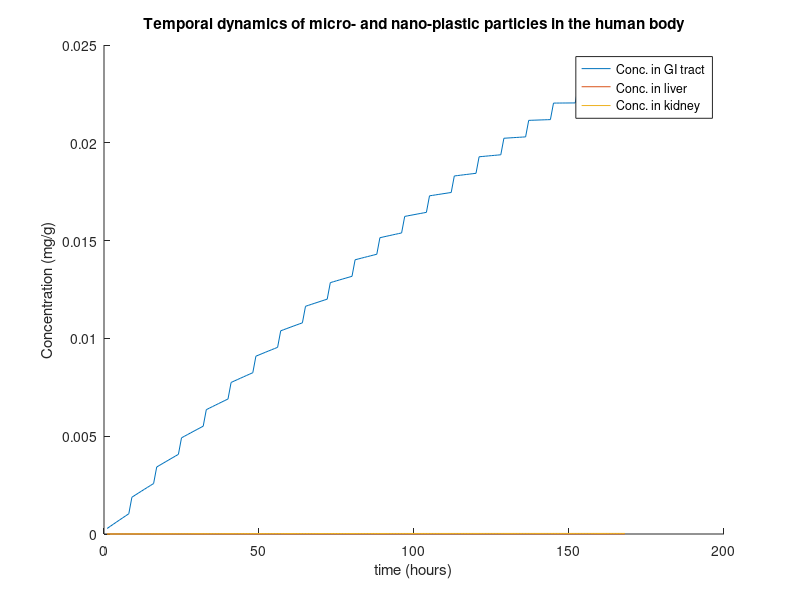

MATLAB code to generate this figure:
%Final Project
%Modelling concentrations of nanoplastic particles (50-100 nm diameter) in human blood
clearvars
close all
clc

%Contributions to field: 
% 1) determine rates of transfer of NPs from GI tract to specific organs using inverse modelling
% 2) compare modelled amounts to toxicity thresholds that have come out since Nor et al. (2021)

%define parameters - intake 
k_ingest = (883/24); %per hour; %median intake of 883 particles/day for adults (Nor et al., 2021); divided by 3 meals ~ 300 particles/meal 
k_inhale = (80/24); %per hour; (inhalation rate) = 9.7-26.7 m^3/day for an adult. 
% C(air) = 95th percentile is 4.28 particles/m3, Nor et al. (2021) used skew-normal distribution 
%to represent concentration of MP in air. 4 particles/m3 * 20 m^3/day. For an adult = 80 particles/day %50th
%percentile is 1.56 particles/m3

%define parameters - rate constants (particles/s) and probabilities
f_sizefraction = 1; %we are doing a specific size fraction of NPs. Calculate what fraction of ingested particles this accounts for
f_abs = 0.003; %0.2-0.45% of plastic in GI tract is absorbed into intestinal tissue and made available to the rest of the body
f_dep = 0.83; % 83% of particles deposited in nasopharyngeal cavity gets swallowed and ingested
f_liver = 0.2; f_kidney = 0.2; %vary the values of these parameters to see which partitioning coefficients agree with data 
f_rest = 1 - f_liver - f_kidney;

%define parameters - elimination (particles/s)
k_biliary = (0.61/24); %converted to per hour; %scenario-based analysis in Nor et al. (2021): 0, 0.067, 0.61, 8.30 d-1 
k_loss = (2/24); %stool frequency = 0.4-3 day-1 for an adult; converted to /hour
M_loss = (400/24); %per hour %stool mass = 51-796 g/person/day 
%plastic lost per day = M_loss * k_loss * concentration MP in stool
C_SS = 1; %steady-state concentration of nanoplastic in the gut (GI tract) -> is this simply y(1)? 

periods = 21; %one week; 21 8-hour periods; 3*8*7 = 21 8-hour periods in a week
timestep = 1; %1 hour
%define a function using all of these parameters that continuously adds
%additional particles based on when people breath and eat. See
%'climate_hysteresis' for example. Use this function in ode45

%set initial conditions
GI = 100; %initial amount ingested by the person, 10^6 particles for a mice study; scale down to something workable, e.g. 100. 
scalingfactor = 10^4; % Then multiply answers by 10^4
liver = 0; kidney = 0; rest = 0; tstart = 1; tend = 8;
Cgi = [];Cliver = [];Ckidney = [];Celse = []; totaltime = [];
%eating at regular intervals - assuming inhalation does not matter at the
%hourly timescale 
for m=1:1:periods %21 8-hour periods in a week
    %y(1) = Cgi, y(2) = Cheart, y(3) = Ckidney, y(4) = C in rest of body
    F=@(t,y) [(1-f_abs*f_sizefraction)*k_ingest+(1-f_abs)*(f_dep)*k_inhale + k_biliary*(y(2) + y(3) + y(4)) - k_loss*y(1)/M_loss; f_liver*f_abs*f_sizefraction*k_ingest + f_liver*f_abs*k_inhale*f_dep - k_biliary*y(2);f_kidney*f_abs*f_sizefraction*k_ingest + f_kidney*f_abs*k_inhale*f_dep - k_biliary*y(3);f_rest*f_abs*f_sizefraction*k_ingest + f_rest*f_abs*k_inhale*f_dep - k_biliary*y(4)];
    tspan = tstart:1:tend; 
    [t,y] = ode45(F,tspan,[GI;liver;kidney;rest]); 
    %error_tolerance = 1e-5;
    %set values for next period 
    %if mod(t,8) < error_tolerance

    %end of run means 8 hours have passed; set initial conditions for next
    %run
    GI = y(length(y(:,1)),1) + 300; %you ate another 300 pieces of nanoplastic
    liver = y(length(y(:,1)),2); %last entry of second column
    kidney = y(length(y(:,1)),3); 
    rest = y(length(y(:,1)),4); 

    %after every hour, append the concentrations & times to 
    %the existing vectors
    totaltime = [totaltime;t+8*(m-1)]; %for m = 2 (second 8-hour period), add 8 to whatever t is
    Cgi = [Cgi;y(:,1)]; Cliver = [Cliver;y(:,2)]; Ckidney = [Ckidney;y(:,3)]; 
end 

%one-time occupational exposure in addition to regular breathing and eating
%GI = 300 ingestion + a large number for inhalation

%at end of simulation, convert counts to ug, divide by mass of organ, and plot concentration of nanoplastic (ug/g) in each of the four
%locations in the human body over time
Cgi_mass = Cgi*10^-6*scalingfactor; %1 particle ~ 1 ng, * 10^-6 (mg) * 10^4 (particles) scaling factor 
Cliver_mass = Cliver*10^-6*scalingfactor; %mg
Ckidney_mass = Ckidney*10^-6*scalingfactor; %mg 
Mgi = 3552; %mass of GI tract (g)
Mliver = 1300; %mass of liver (g)
Mkidney = 300; %mass of kidney (g) 

time = 1:1:length(totaltime); 
figure(1), hold on
plot(time,Cgi_mass/Mgi) %mg/g
plot(time,Cliver_mass/Mliver) %mg/g
plot(time,Ckidney_mass/Mkidney) %mg/g
xlabel('time (hours)'); ylabel('Concentration (mg/g)')
title('Temporal dynamics of micro- and nano-plastic particles in the human body')
legend('Conc. in GI tract','Conc. in liver','Conc. in kidney') %'Conc. in liver')

%to validate results or choose suitable values for uncertain parameters:
%compare with measurements of concentration of plastic GI tract (stomach + intestines), liver, and kidneys

%toxicity thresholds

